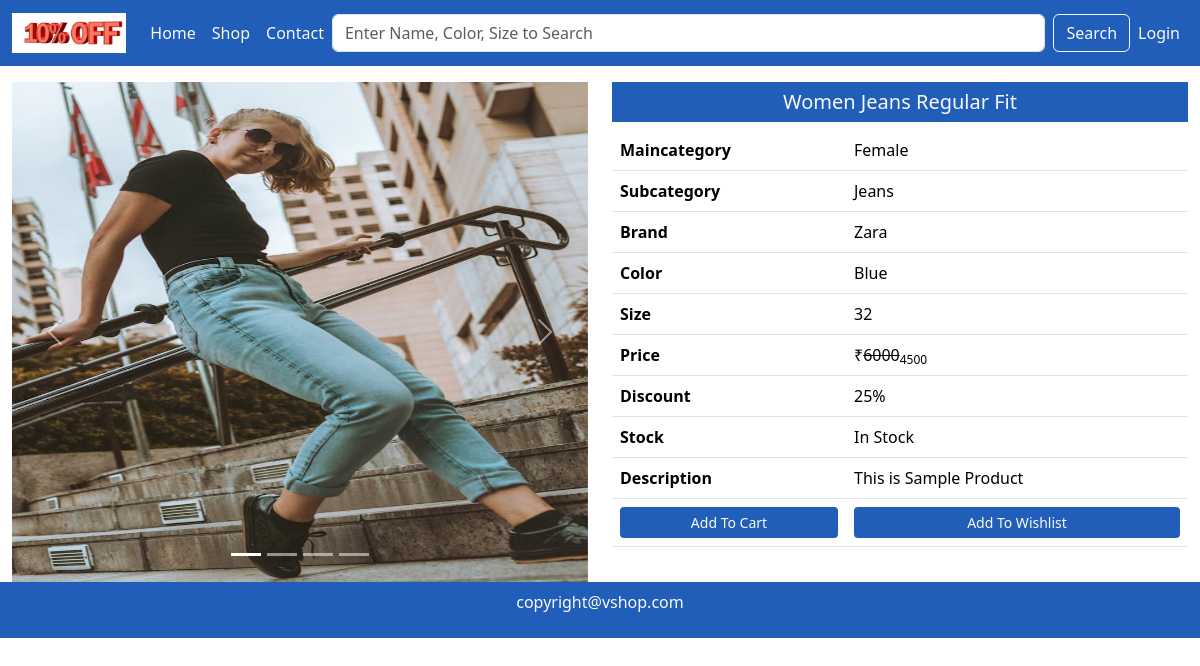
The page /single-product/2/ on the database its author committed.
### mainApp/models.py (models this page shows, shortened)
class Product(models.Model):
    id = models.AutoField(primary_key=True)
    name = models.CharField(max_length=50)
    maincategory = models.ForeignKey(Maincategory,on_delete=models.CASCADE)
    subcategory = models.ForeignKey(Subcategory,on_delete=models.CASCADE)
    brand = models.ForeignKey(Brand,on_delete=models.CASCADE)
    color = models.CharField(max_length=20)
    size = models.CharField(max_length=20)
    stock = models.CharField(max_length=20,default="In Stock",null=True,blank=True)
    description = models.TextField()
    baseprice = models.IntegerField()
    discount = models.IntegerField(default=0,null=True,blank=True)
    finalprice = models.IntegerField()
    pic1 = models.ImageField(upload_to="uploads/",default="",null=True,blank=True)
    pic2 = models.ImageField(upload_to="uploads/",default="",null=True,blank=True)
    pic3 = models.ImageField(upload_to="uploads/",default="",null=True,blank=True)
    pic4 = models.ImageField(upload_to="uploads/",default="",null=True,blank=True)

class Maincategory(models.Model):
    id = models.AutoField(primary_key=True)
    name = models.CharField(max_length=40)
    def __str__(self):
        return self.name

class Subcategory(models.Model):
    id = models.AutoField(primary_key=True)
    name = models.CharField(max_length=40)
    def __str__(self):
        return self.name

class Brand(models.Model):
    id = models.AutoField(primary_key=True)
    name = models.CharField(max_length=40)
    def __str__(self):
        return self.name

### mainApp/views.py (the view)
# urls.py: path('single-product/<int:id>/', views.singleProduct),
def singleProduct(Request,id):
    data = Product.objects.get(id=id)
    return render(Request,"single-product.html",{"data":data})

### mainApp/templates/single-product.html (shortened to what this page needs)
{%extends "index.html"%}
{%block content%}
<div class="container-fluid mt-3">
    <div class="row">
        <div class="col-md-6 col-12">
            <div id="carouselExampleIndicators" class="carousel slide">
                <div class="carousel-indicators">
                  <button type="button" data-bs-target="#carouselExampleIndicators" data-bs-slide-to="0" class="active" aria-current="true" aria-label="Slide 1"></button>
                  <button type="button" data-bs-target="#carouselExampleIndicators" data-bs-slide-to="1" aria-label="Slide 2"></button>
                  <button type="button" data-bs-target="#carouselExampleIndicators" data-bs-slide-to="2" aria-label="Slide 3"></button>
                  <button type="button" data-bs-target="#carouselExampleIndicators" data-bs-slide-to="3" aria-label="Slide 4"></button>
                </div>
                <div class="carousel-inner">
                  <div class="carousel-item active">
                    <img src="{{data.pic1.url}}" height="500px" class="d-block w-100" alt="...">
                  </div>
                </div>
                <button class="carousel-control-prev" type="button" data-bs-target="#carouselExampleIndicators" data-bs-slide="prev">
                  <span class="carousel-control-prev-icon" aria-hidden="true"></span>
                </button>
                <button class="carousel-control-next" type="button" data-bs-target="#carouselExampleIndicators" data-bs-slide="next">
                  <span class="carousel-control-next-icon" aria-hidden="true"></span>
                </button>
              </div>
        </div>
        <div class="col-md-6 col-12">
            <h5 class="background text-light text-center p-2">{{data.name}}</h5>
            <div class="table-responsive">
                <table class="table">
                    <tr>
                        <th>Maincategory</th>
                        <td>{{data.maincategory}}</td>
                    </tr>
                    <tr>
                        <th>Subcategory</th>
                        <td>{{data.subcategory}}</td>
                    </tr>
                    <tr>
                        <th>Brand</th>
                        <td>{{data.brand}}</td>
                    </tr>
                    <tr>
                        <th>Color</th>
                        <td>{{data.color}}</td>
                    </tr>
                    <tr>
                        <th>Size</th>
                        <td>{{data.size}}</td>
                    </tr>
                    <tr>
                        <th>Price</th>
                        <td> &#8377<del>{{data.baseprice}}</del><sub>{{data.finalprice}}</sub></td>
                    </tr>
                    <tr>
                        <th>Discount</th>
                        <td>{{data.discount}}%</td>
                    </tr>
                    <tr>
                        <th>Stock</th>
                        <td>{{data.stock}}</td>
                    </tr>
                    <tr>
                        <th>Description</th>
                        <td>{{data.description}}</td>
                    </tr>
                    <tr>
                        <th><a href="/add-to-cart/{{data.id}}" class="btn background text-light mybtn btn-sm w-100">Add To Cart</a></th>
                        <td><a href="/add-to-wishlist/{{data.id}}" class="btn background text-light mybtn btn-sm w-100">Add To Wishlist</a></td>
                    </tr>
                </table>
            </div>
        </div>
    </div>
</div>
{%endblock%}

### mainApp/static/css/style.css (style rules this page uses)
.background { background-color: rgb(33, 94, 185); }

### rows shown on the page
Product: pic1 (picture), name "Women Jeans Regular Fit", maincategory "Female", subcategory "Jeans", brand "Zara", color "Blue", size "32", baseprice "6000", finalprice "4500", discount "25", stock "In Stock", description "This is Sample Product"
